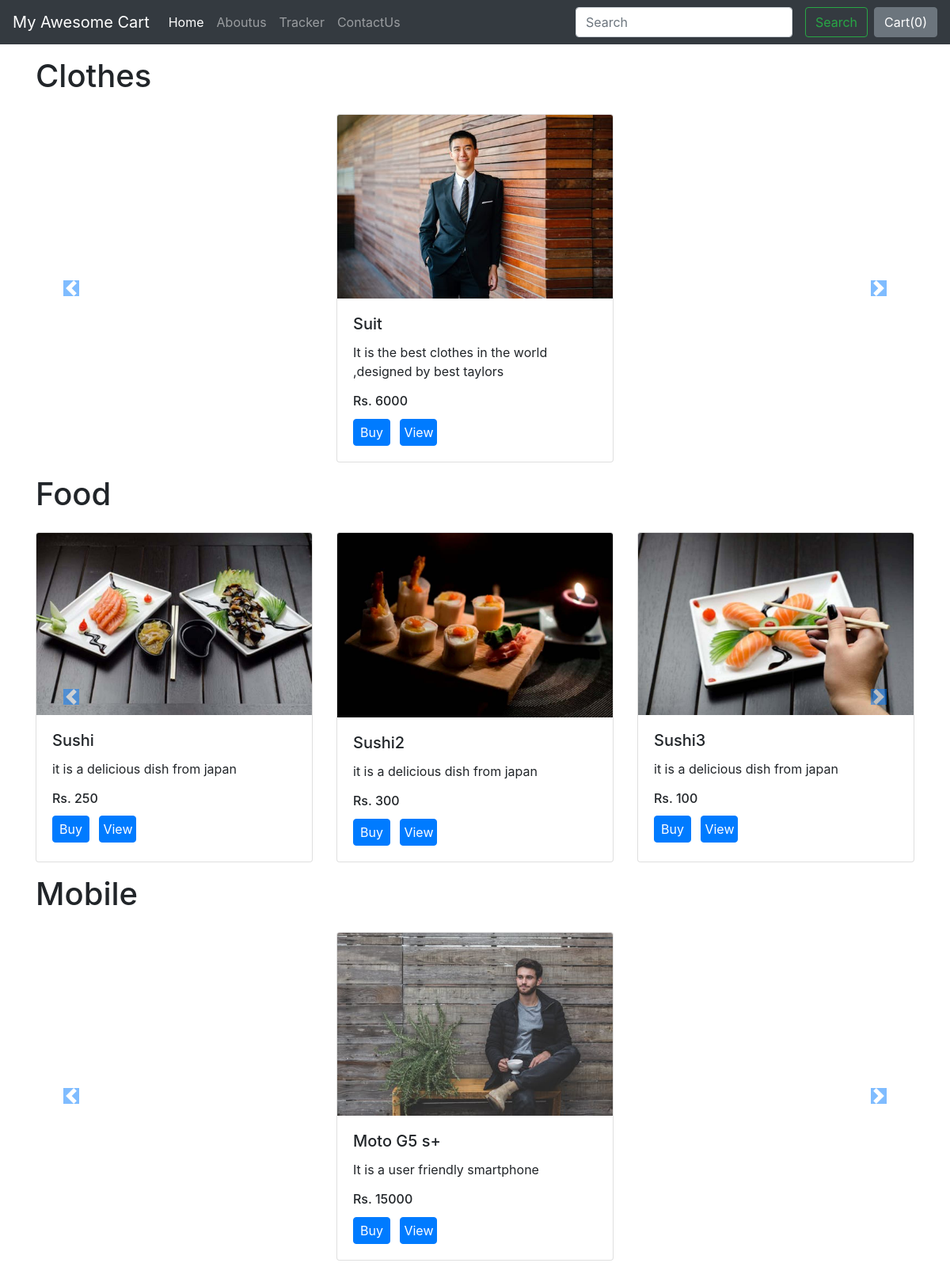
The app's page /shop/ with its own data.
### shop/models.py (models this page shows, shortened)
class Product(models.Model):
    product_id = models.AutoField
    product_name = models.CharField(max_length=50)
    category = models.CharField(max_length=50, default="")
    subcategory = models.CharField(max_length=50)
    price = models.IntegerField(default=0)
    desc = models.CharField(max_length=300)
    pub_date = models.DateField()
    image = models.ImageField(upload_to="shop/images", default="null")

### shop/views.py (the view)
# urls.py: path('',views.index,name='index'),
def index(request):
    products = Product.objects.all()
    allprods = []
    catProds = Product.objects.values('category')
    cats = {item['category'] for item in catProds}
    for cat in cats:
        prod = Product.objects.filter(category=cat)
        n = len(prod)
        nSlides = n//3+ceil((n/3)-(n//3))
        allprods.append([prod, range(1, nSlides), nSlides])
    params = {'allProds': allprods}
    return render(request, 'shop/index.html', params)

### shop/templates/shop/index.html (shortened to what this page needs)
{% extends 'shop/base.html' %} {% load static %}
{% block body %}
<section id="reviews" class="py-3">
  {% for product , range ,nSlide in allProds%}
  <div class="container">
    <h1 >{{product.0.category}}</h1>
  </div>
  <div id="slider{{forloop.counter}}" class="carousel slide" data-ride="carousel">
    <div class="carousel-inner">
      <div class="carousel-item active">
        <div class="container">
          <div class="row">
            {% for i in product %}
            <div class="col-sm-4 mx-auto d-flex justify-content-between review-item py-3">
                <div class="card">
                  <img class="card-img-top" src="/media/{{i.image}}" alt="Card image cap"/>
                    <div class="card-body">
                      <h5 class="card-title" id="namepr{{i.id}}">{{i.product_name}}</h5>
                        <p class="card-text">
                          {{i.desc}}
                        </p>
                        <h6 class="card-title">Rs. <span id="pricepr{{i.id}}">{{i.price}}</span></h6>
                        <span id="divpr{{i.id}}" class="divpr">
                      <button id="pr{{i.id}}" class="btn btn-primary cart py-1 px-2 ">Buy</button>
                    </span>
                      <a href="/shop/products/{{i.id}}"><button id="pr{{i.id}}" class="btn btn-primary cart p-1 ml-2">View</button></a>
                    </div>
                  </div>
              </div>
              {% if forloop.counter|divisibleby:3 and forloop.counter > 0 and not forloop.last %}
                    </div>
                  </div>
                </div>
                <div class="carousel-item">
                  <div class="container">
                    <div class="row">
                      {% endif %}
            {% endfor %}
          </div>
        </div>
      </div>
    </div>
    <a
    href="#slider{{forloop.counter}}"
    class="carousel-control-prev"
    role="button"
    data-slide="prev"
    >
    <span class="carousel-control-prev-icon bg-primary"></span>
  </a>
  <a
  href="#slider{{forloop.counter}}"
  class="carousel-control-next"
      role="button"
      data-slide="next"
    >
    <span class="carousel-control-next-icon bg-primary"></span>
    </a>
  </div>
  {% endfor %}
</section>
{% endblock %}

### records on screen
Product: category "Clothes", image (picture), product_name "Suit", desc "It is the best clothes in the world ,designed by best taylors", price "6000"
Product: category "Food", image (picture), product_name "Sushi", desc "it is a delicious dish from japan", price "250"
Product: image (picture), product_name "Sushi2", desc "it is a delicious dish from japan", price "300"
Product: image (picture), product_name "Sushi3", desc "it is a delicious dish from japan", price "100"
Product: category "Mobile", image (picture), product_name "Moto G5 s+", desc "It is a user friendly smartphone", price "15000"
